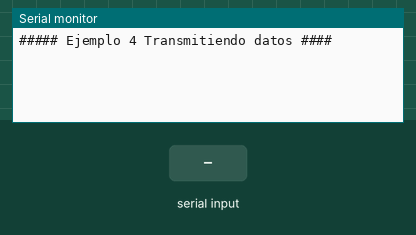
Simulated run of this sketch. Board: Arduino Uno, built with avr-gcc and run on an emulated ATmega328P. On the bench: the last lines printed to the serial monitor. Inputs (shaded band) come from the test bench.

Above: at 1.2 s.
1.3 s: "Hola\n" received over Serial
At 2.7 s:
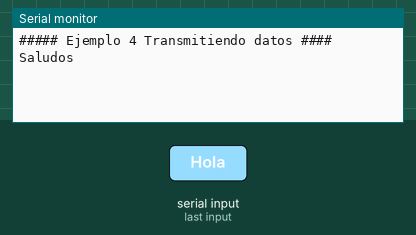
3.0 s: byte 10 ('\n') received over Serial
At 4.5 s:
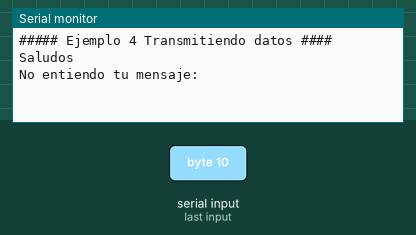
5.0 s: "1\n" received over Serial
At 6.0 s:
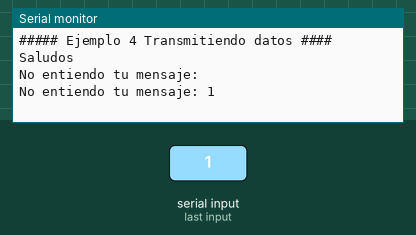

Measured:
- after the input at 1.3 s, the serial monitor: prints a new line after 0.20 s (image 1)
- after the input at 3.0 s, the serial monitor: prints a new line after 0.50 s (image 2)
- after the input at 5.0 s, the serial monitor: prints a new line after 0.50 s (image 3)

The sketch:

Ejemplo4.ino
```cpp
/*
 * En este ejemplo leeremos comandos enviados desde la consola
 * del IDE de Arduino y encenderemos o apagaremos un LED según el mensaje recibido.
 *
 *
 */

#define SIZE_BUFFER 200 //Tamaño del buffer

String inputString = "";         // cadena que utilizaremos de buffer para los mensajes recibidos
boolean stringComplete = false;  // variable que utilizaremos para saber si la cadena está completa. Comunmente se le suele llamar bandera o flag en inglés

void setup() {

  // Inicializamos el puerto serie del Arduino a 9600 baudios y esperamos a que esté conectado
  Serial.begin(9600);
  while (!Serial) {
    ; // bucle esperando por la conexion USB
  }

  // Reservamos 200 bytes de memoria para la cadena que utilizaremos de buffer
  inputString.reserve(SIZE_BUFFER);

  // Mensaje de bienvenida
  Serial.println("##### Ejemplo 4 Transmitiendo datos ####");

}

void loop() {

  // Leemos del puerto serie hasta que se llene el buffer o haya un salto de linea

  // Seteamos la bandera a false
  stringComplete = false;

  // Mientras haya datos disponibles leemos caracter a caracter del puerto serie
  while (Serial.available() && !stringComplete) {
    // Leemos un nuevo caracter:
    char inChar = (char)Serial.read();
    // lo concatenamos a inputString:
    inputString += inChar;
    // comprobamos si es un salto de linea o se ha llenado el buffer, si es asi seteamos la bandera a true
    if (inChar == '\n' || inputString.length() == SIZE_BUFFER) {
      stringComplete = true;
    }
  }

  /*
   * Si se trata de una cadena válida actuamos en consecuencia y vaciamos el buffer
   */
  if(stringComplete){

    //Eliminamos el salto de linea si lo hubiese
    inputString.replace("\n", "");

    if(inputString.equals("Hola")){
      Serial.println("Saludos");
    }else{
      Serial.println("No entiendo tu mensaje: "+inputString);
    }

    // Limpiamos el buffer
    inputString = "";
  }

  delay(500);

}
```
